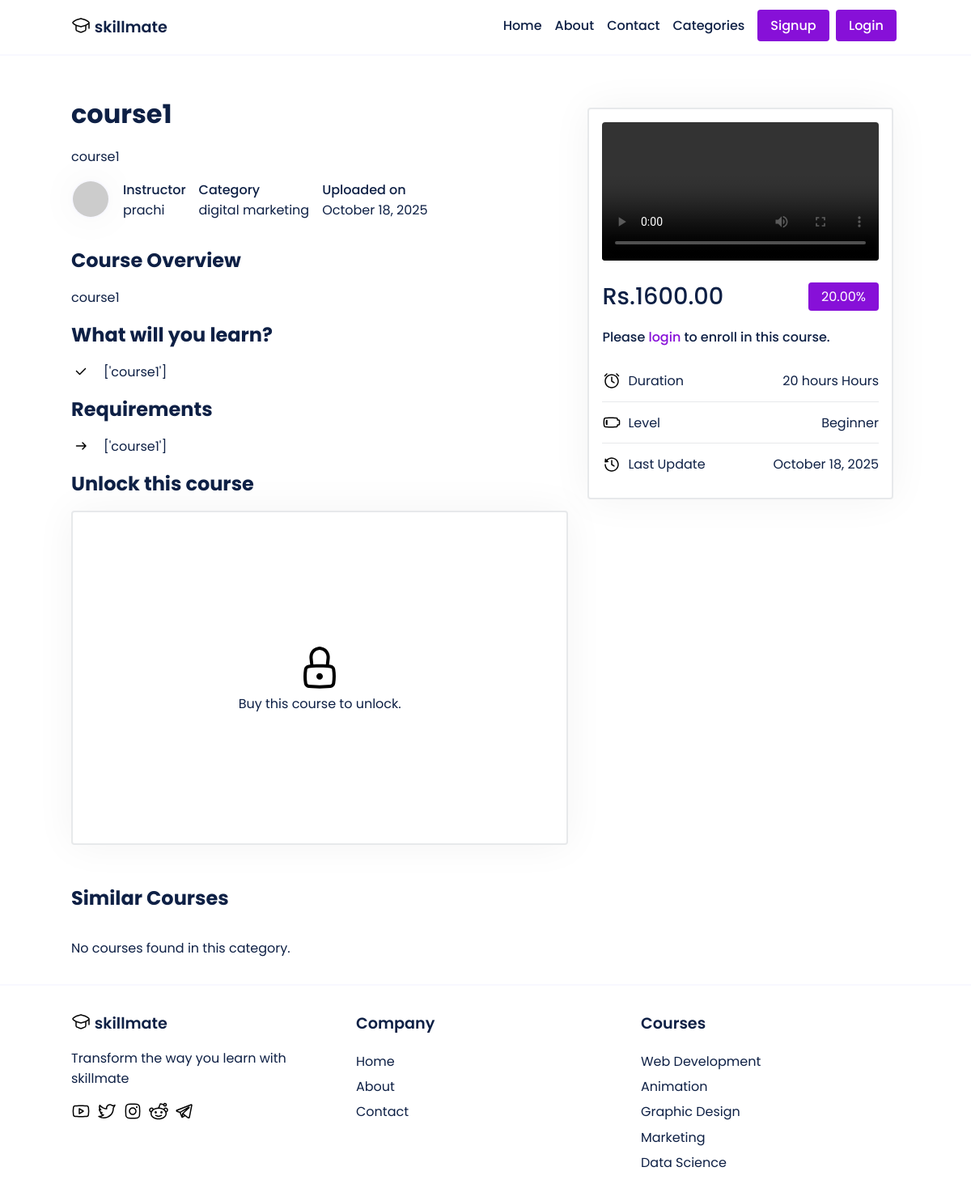
Screenshot of /prachi/course/course1/ with the database file from the repository.
### main/models.py (models this page shows, shortened)
class Course(models.Model):
    LEVEL_CHOICES = [
        ('Beginner', 'Beginner'),
        ('Intermediate', 'Intermediate'),
        ('Advanced', 'Advanced')
    ]
    id = models.AutoField(primary_key=True)
    title = models.CharField(max_length=255)
    slug = models.SlugField(unique=True)
    description = models.TextField()
    thumbnail = CloudinaryField('thumbnail')
    featured_video = CloudinaryField('featured_video')
    instructor = models.ForeignKey(User, on_delete=models.CASCADE, related_name='courses', default=None)
    created_at = models.DateTimeField(auto_now_add=True)
    updated_at = models.DateTimeField(auto_now=True)
    level = models.CharField(max_length=20, choices=LEVEL_CHOICES, default='Beginner')
    duration = models.CharField(max_length=10, default='0')
    category = models.CharField(max_length=255, default="uncategorized")
    price = models.DecimalField(max_digits=8, decimal_places=2, default=0.00)
    discount = models.DecimalField(max_digits=5, decimal_places=2, default=0.00)
    requirements = models.TextField(help_text='Enter the requirements for the course, separated by a comma.', default='')
    content = models.TextField(help_text='Enter the course content, separated by a comma.', default='')
    lesson_title = models.CharField(max_length=255, default='Lesson')
    lesson_video = CloudinaryField('lesson_video', null=True)
    students = models.ManyToManyField(User, related_name='enrolled_courses', blank=True)
    def get_requirements_list(self):
        return self.requirements.split(',')
    def get_content_list(self):
        return self.content.split(',')

### main/views.py (the view, shortened to what this page needs)
# urls.py: path('<str:instructor>/course/<slug:slug>/', views.course_details, name='course_details'),
def course_details(request, instructor, slug):
    instructor_obj = get_object_or_404(User, username=instructor)
    course = get_object_or_404(Course, slug=slug, instructor=instructor_obj)
    category_courses = Course.objects.filter(category__iexact=course.category).exclude(id=course.id)[:3]
    enrolled = False
    if request.user.is_authenticated:
        enrolled = course.students.filter(id=request.user.id).exists()
    context = {
        'course': course,
        'enrolled': enrolled,
        'category_courses': category_courses
    }
    return render(request, 'course.html', context)

### templates/course.html (shortened to what this page needs)
{% extends 'base.html' %}
{% load static %}
{% block content %}
<section class="">
<div class='course-page'>
  <div class='container'>
    <div class='course-grid'>
      <div class='course-main'>
        <h1 style='font-size: 2rem;'>{{ course.title }}</h1>
        <div>
          <p>{{ course.description|slice:":80" }}</p>
        </div>
        <div class='course-meta'>
          {% if course.instructor.socialaccount_set.all %}
  {% with socialaccount=course.instructor.socialaccount_set.all|first %}
    {% if socialaccount.get_avatar_url %}
      <img src="{{ socialaccount.get_avatar_url }}" alt="Profile Image">
    {% else %}
      <img src="https://api.dicebear.com/5.x/shapes/svg?seed={{course.instructor}}" alt="Default Profile Image">
    {% endif %}
  {% endwith %}
{% else %}
  <img src="https://api.dicebear.com/5.x/shapes/svg?seed={{course.instructor}}" alt="Default Profile Image">
{% endif %}
          <p>
            <span style='font-weight: 500;'>
              Instructor
            </span>
            <span>
              {{course.instructor}}
            </span>
          </p>
          <p>
            <span style='font-weight: 500;'>
              Category
            </span>
            <span>
              {{course.category}}
            </span>
          </p>
          <p>
            <span style='font-weight: 500;'>
              Uploaded on
            </span>
            <span>
              {{course.created_at|date:"F d, Y"}}
            </span>
          </p>
        </div>
        <div style='margin-top: 2rem;'>
          <h2>Course Overview</h2>
          <p style='margin: 1rem 0'>{{course.description}}</p>
        </div>
        <div style=''>
          <h2>What will you learn?</h2>
          <ul style='list-style: none; margin-top: 1rem;'>
            {% for item in course.get_content_list %}
            <li style='display: flex; column-gap: 1rem; margin: .6rem 0;'>
              {{ item }}
            </li>
            {% endfor %}
          </ul>
        </div>
        <div style=''>
          <h2>Requirements</h2>
          <ul style='list-style: none; margin-top: 1rem;'>
            {% for requirement in course.get_requirements_list %}
              <li style='display: flex; column-gap: 1rem; margin: .6rem 0;'>
                {{ requirement }}
              </li>
            {% endfor %}
          </ul>
        </div>
        <div class='course-unlocked'>
          {% if enrolled %}
          <h2 id='start-learning'>Start Learning</h2>
          <div class='access-course'>
            <video controls>
              <source src="{{ course.lesson_video.url }}" type="{{ course.lesson_video.mime_type }}">
              Your browser does not support the video tag.
            </video>
            <p style='margin-top: 1rem; font-weight: 600;'>{{course.lesson_title}}</p>
          </div>
          {% else %}
          <h2>Unlock this course</h2>
         <div class='course-lock'>
          <p>Buy this course to unlock.</p>
        </div>
          {% endif %}
        </div>
      </div>
      <div class='course-details'>
        <div class='details'>
          <div>
          <video controls controlsList="nodownload" poster='{{course.thumbnail.url}}'>
            <source src="{{ course.featured_video.url }}" type="{{ course.featured_video.mime_type }}">
          </video>
        </div>
        <div style='display: flex; justify-content: space-between; align-items: center;'>
        <div style='display: inline-flex; gap: .8rem; align-items: center;'>
          <p class='course-price'>Rs.{{course.price}}</p>
        </div>
        <div>
          <p style='background-color: #8710d8; padding: .3rem 1rem; border-radius: 4px; color: #fff;' class=''>{{course.discount}}%</p>
        </div>
      </div>
      {% if enrolled %}
      <a class='btn' href="#start-learning" style='display: block; text-align: center; width: 100%'>Access Course</a>
      {% else %}
      {% if user.is_authenticated %}
      <form method="post" action="{% url 'course_details' instructor=course.instructor.username slug=course.slug %}">
      {% csrf_token %}
      <button type="submit" style='width: 100%'>Enroll in this Course</button>
      </form>
      {% else %}
      <p style='font-weight: 500'> Please <a style='color: #8710d8' href="/accounts/login">login</a> to enroll in this course.</p>
      {% endif %}
      {% endif %}
      <div>
        <ul>
          <li>
            <span style='display: inline-flex; column-gap: .5rem; align-items: center;'>
              Duration
            </span>
            <span>{{course.duration}} Hours</span>
          </li>
          <li>
            <span style='display: inline-flex; column-gap: .5rem; align-items: center;'>
              Level
            </span>
            <span>{{course.level}}</span>
          </li>
          <li>
            <span style='display: inline-flex; column-gap: .5rem; align-items: center;'>
              Last Update
            </span>
            <span>{{course.updated_at|date:"F d, Y"}}</span>
          </li>
        </ul>
      </div>
        </div>
      </div>
    </div>
  </div>
</div>
</section>
  <div class="container home-featured-courses-content">
      <h2>Similar Courses</h2>
        {% if category_courses %}
        <div class="courses">
          {% for course in category_courses %}
  <div class="course">
  <div class="course-thumbnail">
      <a href="{% url 'course_details' instructor=course.instructor slug=course.slug %}">
          <img src='{{course.thumbnail.url}}'>
      </a>
  </div>
  <div class="course-details">
      <a href="{% url 'course_details' instructor=course.instructor slug=course.slug %}"><h3>{{ course.title|slice:":80" }}</h3></a>
      <p style="display: inline-flex; column-gap: 1rem; justify-content: center; align-items: center;" class="instructor">
          <img class="instructor-img" src="https://api.dicebear.com/5.x/shapes/svg?seed={{ course.instructor }}">
          Instructor: {{ course.instructor }}
      </p>
      <p class="course-desc">{{ course.description|slice:":100" }}</p>
      <p class="course-lvl-time">
          {{ course.level }} &middot; {{ course.duration }} Hours
      </p>
      <a href="{% url 'course_details' instructor=course.instructor slug=course.slug %}" class="btn enroll-btn">Enroll now</a>
  </div>
  </div>
  {% endfor %}
        {% else %}
          <div class="col-md-12">
            <p style='margin: 2rem 0;'>No courses found in this category.</p>
          </div>
        {% endif %}
      </div>
{% endblock content %}

### static/css/style.css (style rules this page uses)
* { font-family: 'Poppins'; margin: 0; padding: 0; box-sizing: border-box; scroll-behavior: smooth; scroll-padding-top: 2rem; }
body { color: #0e2045; background: #fff; display: flex; flex-direction: column; min-height: 100vh; }
img { width: 100%; }
section { padding: 3rem 0 2rem; }
a { text-decoration: none; color: #0e2045; }
.container { max-width: 1024px; margin: auto; width: 100%; }
.course-details { padding: 1rem; }
.course-grid { display: grid; grid-template-columns: 60% 40%; column-gap: .5rem; }
.course-main div { margin: 1rem 0; }
.course-meta { display: flex; gap: 1rem; }
.course-meta p span { display: block; }
.course-meta img { width: 3rem; height: 3rem; border-radius: 50%; border: 2px solid #f8f8ff; box-shadow: 0 0 50px rgba(0, 0, 0, 0.05); }
.details { background-color: #fff; border-radius: 4px; border: 2px solid #e7e9eb; box-shadow: 0 0 50px rgba(0, 0, 0, 0.05); padding: 1rem; }
.course-details video { width: 100%; border-radius: 4px; }
.course-price { margin: 1rem 0; font-size: 1.8rem; font-weight: 500; }
.details ul { margin-top: 1rem; }
.details li { display: flex; justify-content: space-between; padding: .8rem 0; }
.details li:nth-child(1) { border-bottom: 1px solid #e7e9eb; }
.details li:nth-child(2) { border-bottom: 1px solid #e7e9eb; }
.course-lock { background-color: #fff; border-radius: 4px; border: 2px solid #e7e9eb; box-shadow: 0 0 50px rgba(0, 0, 0, 0.05); padding: 10rem 1rem; display: flex; flex-direction: column; justify-content: center; align-items: center; }

### rows the page displays
Course: title "course1", description "course1", instructor "prachi", category "digital marketing", created_at "October 18, 2025", get_content_list "['course1']", get_requirements_list "['course1']", price "1600.00", discount "20.00", duration "20 hours", level "Beginner", updated_at "October 18, 2025"
